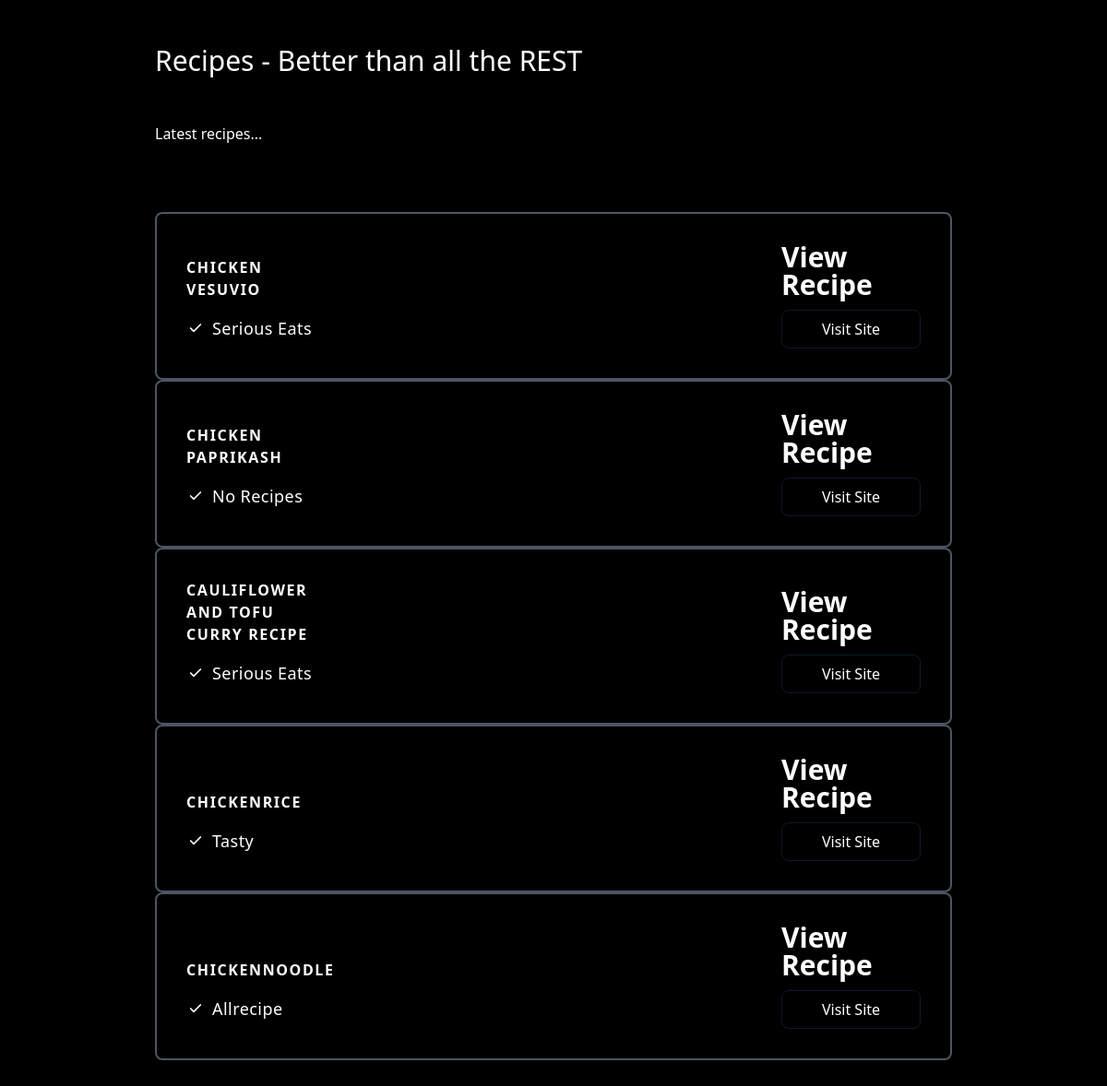
The page / on the database its author committed.
### app/models/recipe.py (models this page shows)
class Recipe(Base):
    id = Column(Integer, primary_key=True, index=True)
    label = Column(String(256), nullable=False)
    url = Column(String(256), index=True, nullable=True)
    source = Column(String(256), nullable=True)
    submitter_id = Column(Integer, ForeignKey("user.id"), nullable=True)
    submitter = relationship("User", back_populates="recipes")

### app/main.py (the view)
@root_router.get("/", status_code=200)
def root(
    request: Request,
    db: Session = Depends(deps.get_db),
) -> dict:
    recipes = crud.recipe.get_multi(db=db, limit=10)
    return TEMPLATES.TemplateResponse(
        "index.html",
        {"request": request, "recipes": recipes},
    )

### app/templates/index.html
<!DOCTYPE html>
<html>
  <head>
      <link href="https://unpkg.com/tailwindcss@^2/dist/tailwind.min.css" rel="stylesheet">
  </head>
  <body>
    <section class="bg-black ">
        <div class="container px-5 py-12 mx-auto lg:px-20">
            <div class="flex flex-col flex-wrap pb-6 mb-12 text-white ">
                <h1 class="mb-12 text-3xl font-medium text-white">
                    Recipes - Better than all the REST
                </h1>
                    <p class="text-base leading-relaxed">
                        Latest recipes...</p>
            </div>
            {% for recipe in recipes %}
                <div
                    class="flex flex-wrap items-end justify-start w-full transition duration-500 ease-in-out transform bg-black border-2 border-gray-600 rounded-lg hover:border-white ">
                    <div class="w-full xl:w-1/4 md:w-1/4">
                        <div class="relative flex flex-col h-full p-8 ">
                            <h2 class="mb-4 font-semibold tracking-widest text-white uppercase title-font">
                                {{recipe.label}}
                            </h2>
                            <p class="flex items-center mb-2 text-lg font-normal tracking-wide text-white">
                                <span
                                    class="inline-flex items-center justify-center flex-shrink-0 w-5 h-5 mr-2 text-white rounded-full bg-blue-1300">
                                    <svg fill="none" stroke="currentColor" stroke-linecap="round"
                                        stroke-linejoin="round" stroke-width="2.5" class="w-4 h-4" viewBox="0 0 24 24">
                                        <path d="M20 6L9 17l-5-5"></path>
                                    </svg>
                                </span>{{recipe.source}}
                            </p>
                        </div>
                    </div>
                    <div class="w-full xl:w-1/4 md:w-1/4 lg:ml-auto">
                        <div class="relative flex flex-col h-full p-8">
                            <h1 class="flex items-end mx-auto text-3xl font-black leading-none text-white ">
                                <span>View Recipe </span>
                            </h1>
                            <button
                                    class="w-full px-4 py-2 mx-auto mt-3 text-white transition duration-500 ease-in-out transform border border-gray-900 rounded-lg text-md hover:bg-gray-900 focus:shadow-outline focus:outline-none focus:ring-2 ring-offset-current ring-offset-2 focus:border-gray-700 focus:bg-gray-800 "><a href="{{recipe.url}}">Visit Site</a>
                            </button>
                        </div>
                    </div>
                </div>
            {% endfor %}
        </div>
    </section>
  </body>
</html>

### rows shown on the page
Recipe: label "CHICKEN VESUVIO", source "Serious Eats"
Recipe: label "CHICKEN PAPRIKASH", source "No Recipes"
Recipe: label "CAULIFLOWER AND TOFU CURRY RECIPE", source "Serious Eats"
Recipe: label "CHICKENRICE", source "Tasty"
Recipe: label "CHICKENNOODLE", source "Allrecipe"
